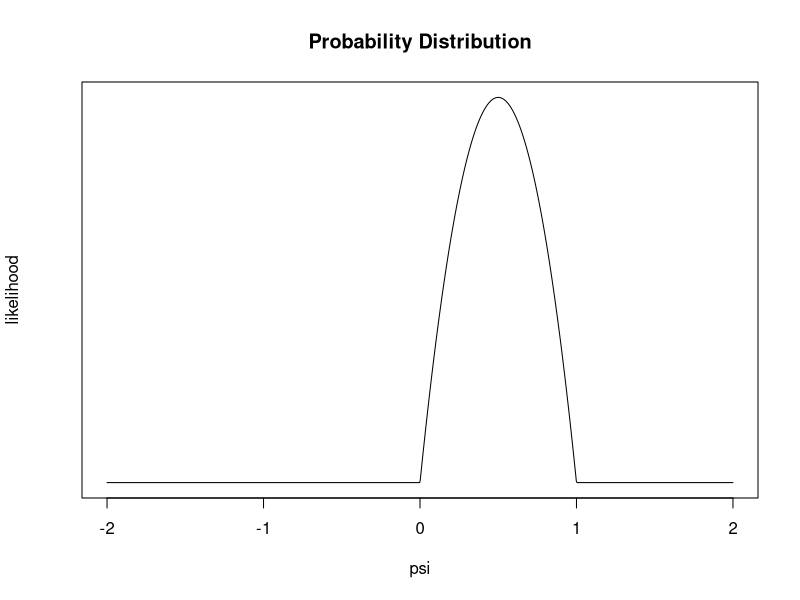

The R script that drew this image:
## ---- chunk 1
knitr::opts_chunk$set(echo = TRUE)
## ---- chunk 2
theta.sim <- seq(from = -2, to = 2, length.out = 1000)
a <- 1
b <- 1

y <- (gamma(a+b)/gamma(a)*gamma(b))*(((exp(log((theta.sim)/(1-theta.sim))))/(1+exp(log((theta.sim)/(1-theta.sim)))))^a)*(((1)/(1+exp(log((theta.sim)/(1-theta.sim)))))^b)

y[is.nan(y)] <- 0

plot(theta.sim, y, type = "l", main = "Probability Distribution", 
     xlab = "psi", yaxt = "n", ylab = "likelihood") 
